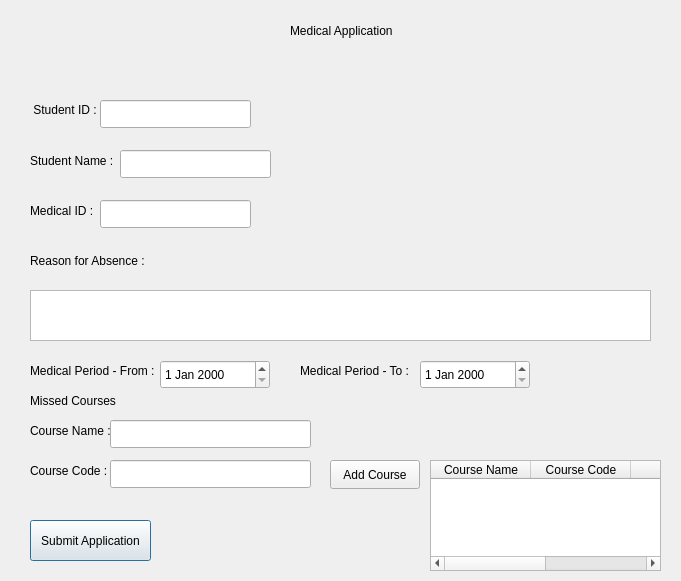
<?xml version="1.0" encoding="UTF-8"?>
<ui version="4.0">
 <class>MedicalApplication</class>
 <widget class="QDialog" name="MedicalApplication">
  <property name="geometry">
   <rect>
    <x>0</x>
    <y>0</y>
    <width>681</width>
    <height>581</height>
   </rect>
  </property>
  <property name="windowTitle">
   <string>Dialog</string>
  </property>
  <widget class="QLabel" name="lblMedicalTitle">
   <property name="geometry">
    <rect>
     <x>290</x>
     <y>10</y>
     <width>111</width>
     <height>41</height>
    </rect>
   </property>
   <property name="text">
    <string>Medical Application</string>
   </property>
  </widget>
  <widget class="QLabel" name="lblStudentID">
   <property name="geometry">
    <rect>
     <x>30</x>
     <y>100</y>
     <width>71</width>
     <height>20</height>
    </rect>
   </property>
   <property name="text">
    <string> Student ID :</string>
   </property>
  </widget>
  <widget class="QLineEdit" name="txtStudentID">
   <property name="geometry">
    <rect>
     <x>100</x>
     <y>100</y>
     <width>151</width>
     <height>28</height>
    </rect>
   </property>
  </widget>
  <widget class="QLabel" name="lblStudentName">
   <property name="geometry">
    <rect>
     <x>30</x>
     <y>150</y>
     <width>101</width>
     <height>21</height>
    </rect>
   </property>
   <property name="text">
    <string>Student Name :</string>
   </property>
  </widget>
  <widget class="QLineEdit" name="txtStudentName">
   <property name="geometry">
    <rect>
     <x>120</x>
     <y>150</y>
     <width>151</width>
     <height>28</height>
    </rect>
   </property>
  </widget>
  <widget class="QLabel" name="lblReasonOfAbsence">
   <property name="geometry">
    <rect>
     <x>30</x>
     <y>250</y>
     <width>131</width>
     <height>21</height>
    </rect>
   </property>
   <property name="text">
    <string>Reason for Absence :</string>
   </property>
  </widget>
  <widget class="QPlainTextEdit" name="txtReasonOfAbsence">
   <property name="geometry">
    <rect>
     <x>30</x>
     <y>290</y>
     <width>621</width>
     <height>51</height>
    </rect>
   </property>
  </widget>
  <widget class="QLabel" name="lblFromDate">
   <property name="geometry">
    <rect>
     <x>30</x>
     <y>360</y>
     <width>131</width>
     <height>21</height>
    </rect>
   </property>
   <property name="text">
    <string>Medical Period - From :</string>
   </property>
  </widget>
  <widget class="QDateEdit" name="dateFrom">
   <property name="geometry">
    <rect>
     <x>160</x>
     <y>360</y>
     <width>110</width>
     <height>29</height>
    </rect>
   </property>
  </widget>
  <widget class="QLabel" name="lblToDate">
   <property name="geometry">
    <rect>
     <x>300</x>
     <y>360</y>
     <width>131</width>
     <height>21</height>
    </rect>
   </property>
   <property name="text">
    <string>Medical Period - To :</string>
   </property>
  </widget>
  <widget class="QDateEdit" name="dateTo">
   <property name="geometry">
    <rect>
     <x>420</x>
     <y>360</y>
     <width>110</width>
     <height>29</height>
    </rect>
   </property>
  </widget>
  <widget class="QLabel" name="lblMissedCourses">
   <property name="geometry">
    <rect>
     <x>30</x>
     <y>390</y>
     <width>91</width>
     <height>21</height>
    </rect>
   </property>
   <property name="text">
    <string>Missed Courses </string>
   </property>
  </widget>
  <widget class="QPushButton" name="btnSubmit">
   <property name="geometry">
    <rect>
     <x>30</x>
     <y>520</y>
     <width>121</width>
     <height>41</height>
    </rect>
   </property>
   <property name="text">
    <string>Submit Application</string>
   </property>
  </widget>
  <widget class="QLabel" name="lblMedicalID">
   <property name="geometry">
    <rect>
     <x>30</x>
     <y>200</y>
     <width>81</width>
     <height>21</height>
    </rect>
   </property>
   <property name="text">
    <string>Medical ID :</string>
   </property>
  </widget>
  <widget class="QLineEdit" name="txtMedicalID">
   <property name="geometry">
    <rect>
     <x>100</x>
     <y>200</y>
     <width>151</width>
     <height>28</height>
    </rect>
   </property>
  </widget>
  <widget class="QLabel" name="lblCourseName">
   <property name="geometry">
    <rect>
     <x>30</x>
     <y>420</y>
     <width>91</width>
     <height>21</height>
    </rect>
   </property>
   <property name="text">
    <string>Course Name :</string>
   </property>
  </widget>
  <widget class="QLabel" name="lblCourseCode">
   <property name="geometry">
    <rect>
     <x>30</x>
     <y>460</y>
     <width>81</width>
     <height>21</height>
    </rect>
   </property>
   <property name="text">
    <string>Course Code :</string>
   </property>
  </widget>
  <widget class="QPushButton" name="btnAddCourse">
   <property name="geometry">
    <rect>
     <x>330</x>
     <y>460</y>
     <width>90</width>
     <height>29</height>
    </rect>
   </property>
   <property name="text">
    <string>Add Course</string>
   </property>
  </widget>
  <widget class="QLineEdit" name="txtCourseName">
   <property name="geometry">
    <rect>
     <x>110</x>
     <y>420</y>
     <width>201</width>
     <height>28</height>
    </rect>
   </property>
  </widget>
  <widget class="QLineEdit" name="txtCourseCode">
   <property name="geometry">
    <rect>
     <x>110</x>
     <y>460</y>
     <width>201</width>
     <height>28</height>
    </rect>
   </property>
  </widget>
  <widget class="QTableWidget" name="tblCourses">
   <property name="geometry">
    <rect>
     <x>430</x>
     <y>460</y>
     <width>231</width>
     <height>111</height>
    </rect>
   </property>
   <property name="columnCount">
    <number>4</number>
   </property>
   <column>
    <property name="text">
     <string>Course Name</string>
    </property>
   </column>
   <column>
    <property name="text">
     <string>Course Code</string>
    </property>
   </column>
   <column/>
   <column/>
  </widget>
 </widget>
 <resources/>
 <connections/>
</ui>
